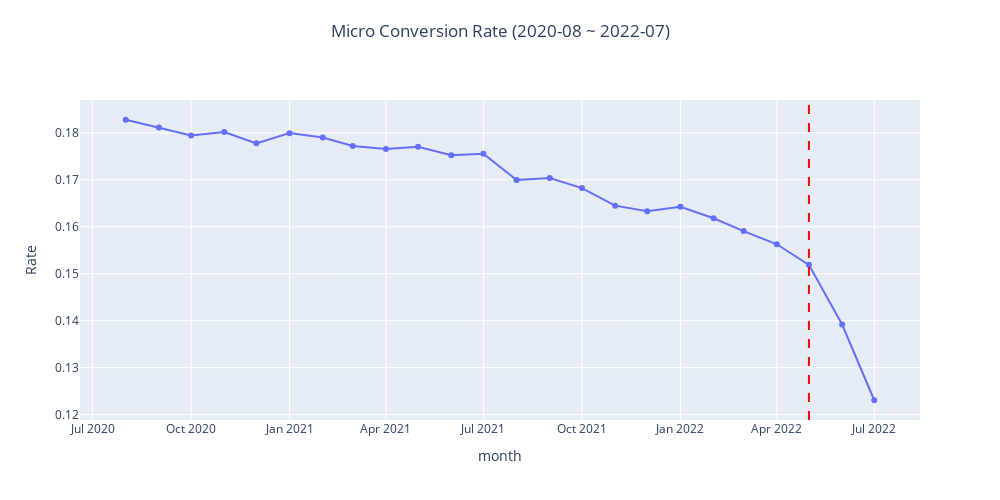

Notebook cell for this chart:
### Code cell
# 최근 2년간 Macro, Micro 구매전환율

fig = go.Figure()
fig.add_trace(go.Scatter(x = session_info_part['month'], y=session_info_part['micro_cvr'], mode='lines+markers', name='Micro_CVR'))
# fig.add_trace(go.Scatter(x = session_info_part['month'], y=session_info_part['macro_cvr'], mode='lines+markers', name='Macro_CVR'))
title = {'text':'Micro Conversion Rate (2020-08 ~ 2022-07)', 'y':0.95,
        'x':0.5,'xanchor':'center', 'yanchor':'top'}
fig.update_xaxes(title='month')
fig.update_yaxes(title='Rate')
fig.update_layout(title=title, width = 1000, height = 500)

# 수직선을 그릴 위치
vertical_line_position = '2022-05'

# 수직선 추가
fig.add_shape(type='line',
              x0=vertical_line_position, y0=0, x1=vertical_line_position, y1=1,
              line=dict(color='red', dash='dash'),
              xref='x', yref='paper')

### Figure 1 — Plotly figure (JSON) as saved in the notebook; plotly's stock layout.template omitted (floating-point values rounded to 4 significant figures)
{"data": [{"mode": "lines+markers", "name": "Micro_CVR", "type": "scatter", "x": ["2020-08", "2020-09", "2020-10", "2020-11", "2020-12", "2021-01", "2021-02", "2021-03", "2021-04", "2021-05", "2021-06", "2021-07", "2021-08", "2021-09", "2021-10", "2021-11", "2021-12", "2022-01", "2022-02", "2022-03", "2022-04", "2022-05", "2022-06", "2022-07"], "y": [0.1828, 0.1811, 0.1794, 0.1802, 0.1778, 0.1799, 0.179, 0.1772, 0.1765, 0.177, 0.1752, 0.1755, 0.1699, 0.1704, 0.1682, 0.1645, 0.1633, 0.1642, 0.1618, 0.1591, 0.1563, 0.1519, 0.1392, 0.1231]}], "layout": {"height": 500, "shapes": [{"line": {"color": "red", "dash": "dash"}, "type": "line", "x0": "2022-05", "x1": "2022-05", "xref": "x", "y0": 0, "y1": 1, "yref": "paper"}], "title": {"text": "Micro Conversion Rate (2020-08 ~ 2022-07)", "x": 0.5, "xanchor": "center", "y": 0.95, "yanchor": "top"}, "width": 1000, "xaxis": {"title": {"text": "month"}}, "yaxis": {"title": {"text": "Rate"}}}}
